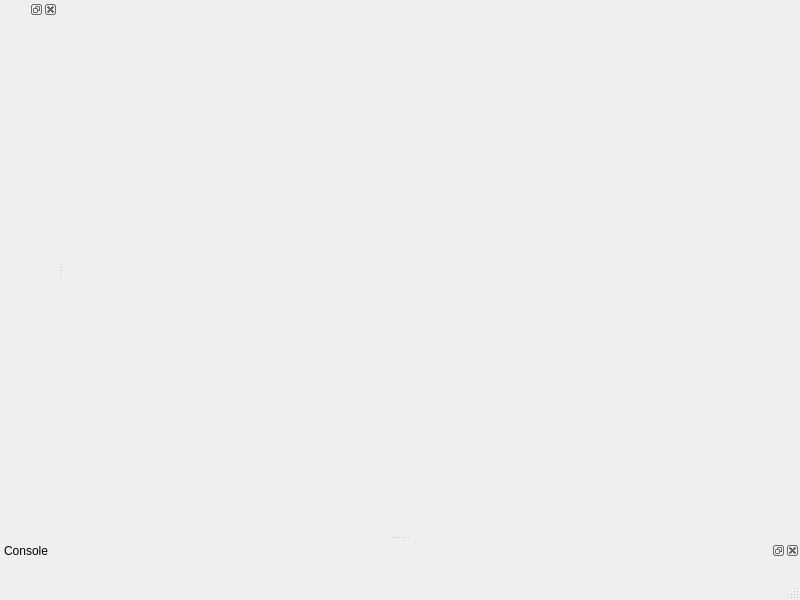
<?xml version="1.0" encoding="UTF-8"?>
<ui version="4.0">
 <class>MainWindow</class>
 <widget class="QMainWindow" name="MainWindow">
  <property name="geometry">
   <rect>
    <x>0</x>
    <y>0</y>
    <width>800</width>
    <height>600</height>
   </rect>
  </property>
  <property name="windowTitle">
   <string>MainWindow</string>
  </property>
  <widget class="QWidget" name="centralwidget"/>
  <widget class="QMenuBar" name="menubar">
   <property name="geometry">
    <rect>
     <x>0</x>
     <y>0</y>
     <width>800</width>
     <height>22</height>
    </rect>
   </property>
  </widget>
  <widget class="QStatusBar" name="statusbar"/>
  <widget class="QDockWidget" name="dockWidgetConsole">
   <property name="windowTitle">
    <string>Console</string>
   </property>
   <attribute name="dockWidgetArea">
    <number>8</number>
   </attribute>
   <widget class="QWidget" name="dockWidgetContents">
    <layout class="QVBoxLayout" name="verticalLayout_2">
     <item>
      <layout class="QVBoxLayout" name="consoleLayout"/>
     </item>
    </layout>
   </widget>
  </widget>
  <widget class="QDockWidget" name="dockWidget">
   <attribute name="dockWidgetArea">
    <number>1</number>
   </attribute>
   <widget class="QWidget" name="dockWidgetContents_2"/>
  </widget>
 </widget>
 <resources/>
 <connections/>
</ui>
